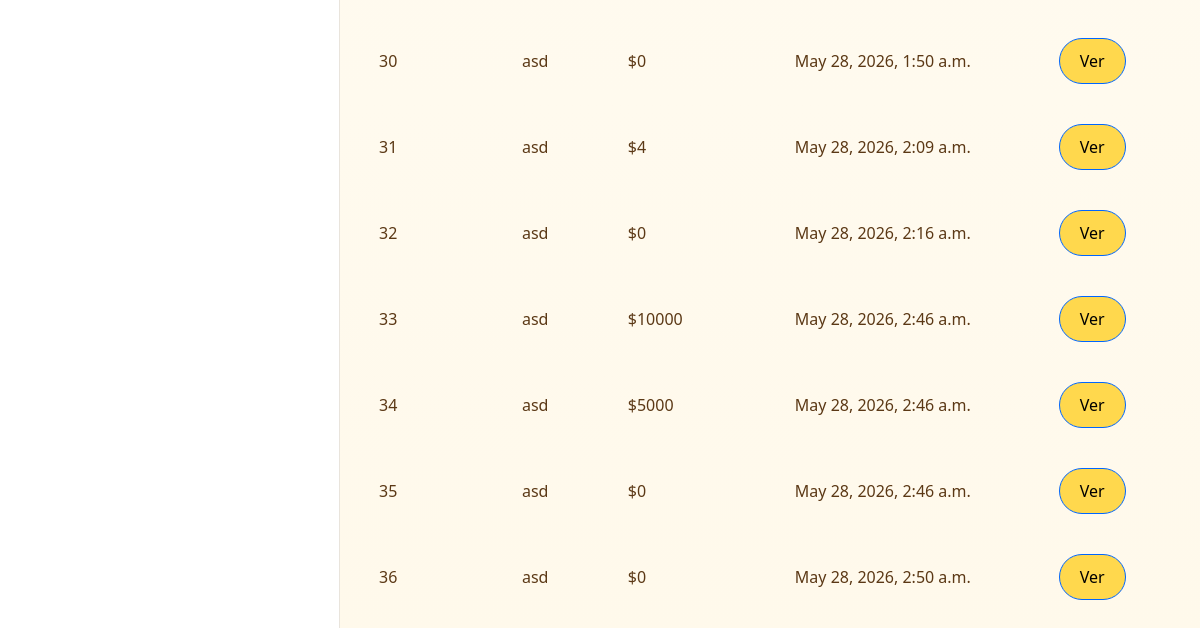
The page /paginaGestionCompras/ (signed in, lower part) on the database as committed earlier.
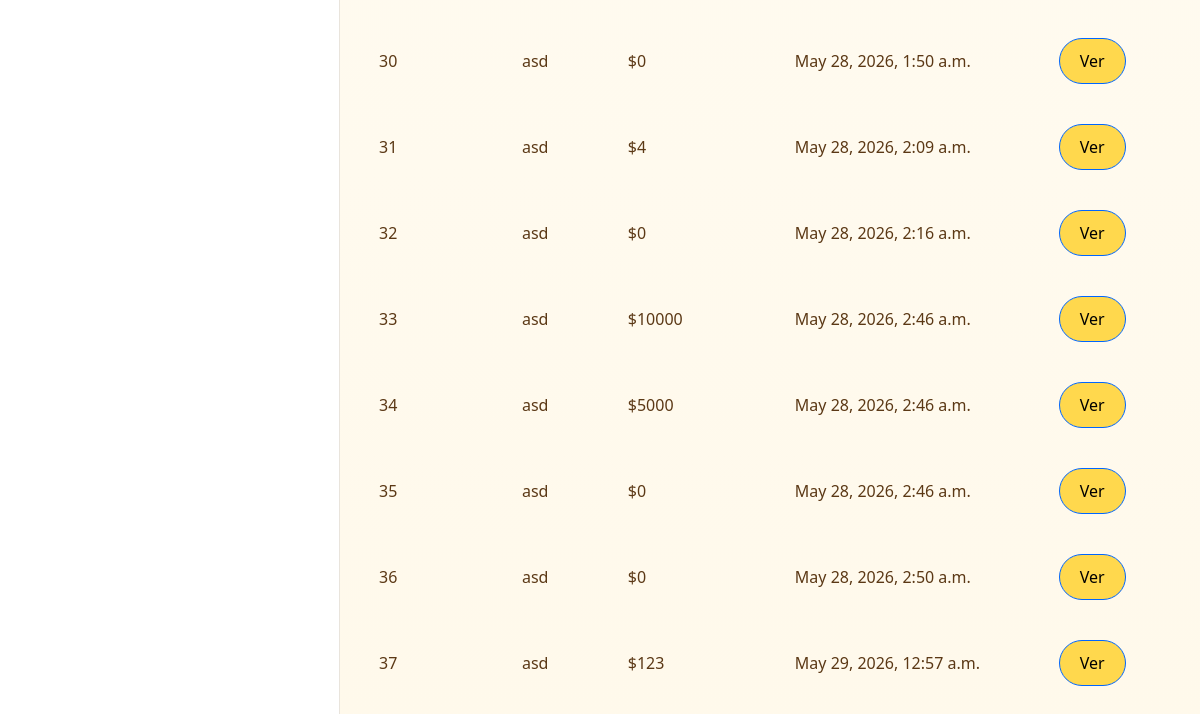
The same page on the database as committed later.
### app/models.py (models this page shows, shortened)
class compra(models.Model):
    idCompra = models.AutoField(primary_key=True)
    idCliente = models.ForeignKey(
        cuenta,
        on_delete=models.CASCADE
    )
    total = models.IntegerField(default=0)
    fecha = models.DateTimeField(auto_now_add=True)
    completada = models.BooleanField(default=False)

class cuenta(models.Model):
    id = models.AutoField(primary_key=True)
    usuario_cuenta =  models.IntegerField(default=0)
    nombre = models.CharField(max_length=70)
    direccion = models.CharField(max_length=70)
    correo = models.CharField(max_length=70)
    rut = models.CharField(max_length=9)
    telefono = models.CharField(max_length=9,null=True)
    comuna = models.ForeignKey(
        comuna,
        on_delete= models.CASCADE
    )

### app/views.py (the view)
# urls.py: path('paginaGestionCompras/', paginaGestionCompras,name='IDpaginaGestionCompras'),
@admin_required
def paginaGestionCompras(request):
    comprasTotales = compra.objects.all()
    detalleComprasTotales = detalleCompra.objects.all()
    datos = {
        'compras':comprasTotales,
        'detalleCompras':detalleComprasTotales,
    }
    return render(request,'gestiones/administracion/gestionPedidos.html',datos)

### app/views.py (called while the page is built)
def admin_required(view_func):
    @wraps(view_func)
    def wrapper(request, *args, **kwargs):
        if not request.user.is_authenticated:
            messages.warning(request, 'Debe iniciar sesion')
            return redirect('IDpaginalogin')
        if not request.user.is_staff:
            messages.error(request, 'Solo los administradores pueden acceder a esta pagina')
            return redirect('IDindex')
        return view_func(request, *args, **kwargs)
    return wrapper

### app/templates/gestiones/administracion/gestionPedidos.html (shortened to what this page needs)
{% load static %}
{% include 'gestiones/baseGestion/navbarGestion.html' %}
        <main class="main" id="contenido">
            <table class="tabla-compras">
                <tbody>
                    {% for x in compras %}
                    <tr>
                        <td>{{ x.idCompra }}</td>
                        <td>{{ x.idCliente.nombre }}</td>
                        <td>${{ x.total }}</td>
                        <td>{{ x.fecha }}</td>
                        <td>
                            <button
                                type="button"
                                class="btn-ver"
                                data-bs-toggle="modal"
                                data-bs-target="#modalCompra{{ x.idCompra }}"
                            >
                                Ver
                            </button>
                        </td>
                    </tr>
                    {% endfor %}
                </tbody>
            </table>
        </main>
{% include 'gestiones/baseGestion/footerGestion.html' %}

Rows that differ between the two databases and show on the page:
added compra: idCompra "37", idCliente.nombre "asd", total "123", fecha "May 29, 2026, 12:57 a.m."
